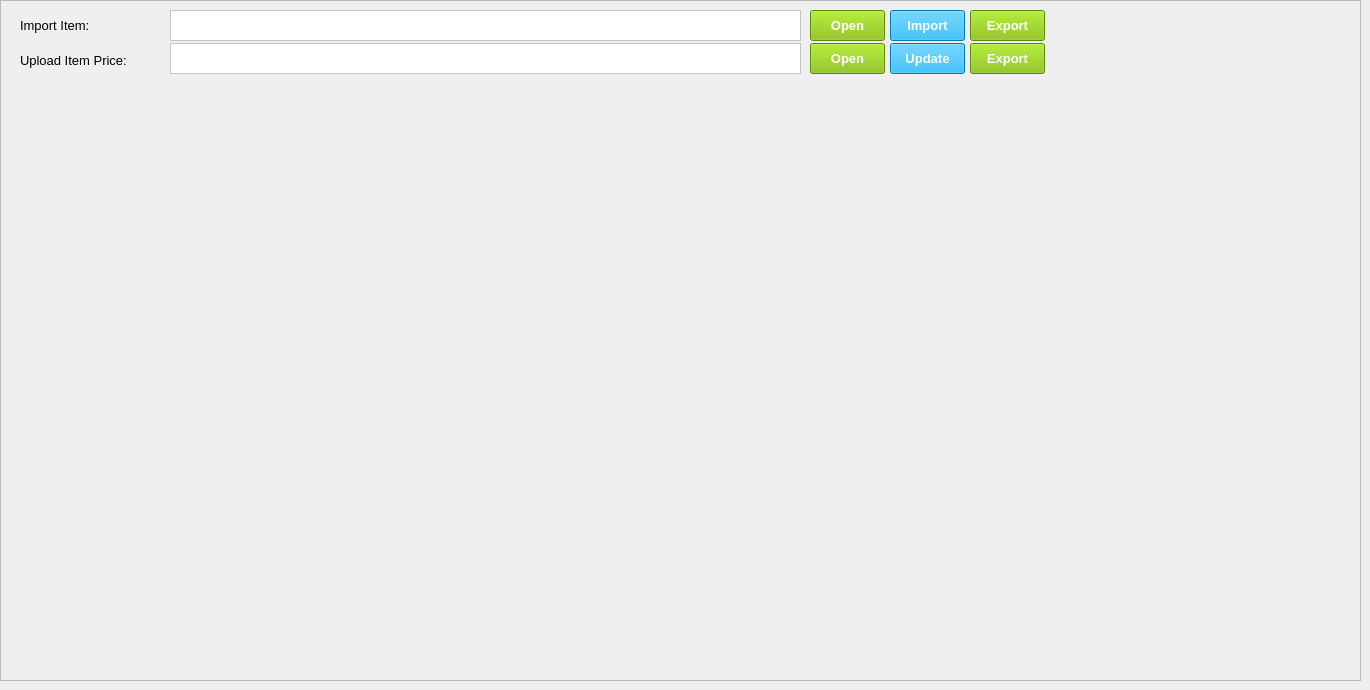
    <widget class="QWidget" name="tabUploadItem">
     <attribute name="title">
      <string>Upload Item</string>
     </attribute>
     <widget class="QFrame" name="frame_7">
      <property name="geometry">
       <rect>
        <x>0</x>
        <y>0</y>
        <width>1361</width>
        <height>681</height>
       </rect>
      </property>
      <property name="frameShape">
       <enum>QFrame::StyledPanel</enum>
      </property>
      <property name="frameShadow">
       <enum>QFrame::Raised</enum>
      </property>
      <widget class="QLabel" name="label_6">
       <property name="geometry">
        <rect>
         <x>20</x>
         <y>15</y>
         <width>81</width>
         <height>21</height>
        </rect>
       </property>
       <property name="font">
        <font>
         <family>Segoe UI</family>
         <pointsize>10</pointsize>
        </font>
       </property>
       <property name="text">
        <string>Import Item:</string>
       </property>
      </widget>
      <widget class="QLabel" name="label_7">
       <property name="geometry">
        <rect>
         <x>20</x>
         <y>50</y>
         <width>121</width>
         <height>21</height>
        </rect>
       </property>
       <property name="font">
        <font>
         <family>Segoe UI</family>
         <pointsize>10</pointsize>
        </font>
       </property>
       <property name="text">
        <string>Upload Item Price:</string>
       </property>
      </widget>
      <widget class="QTextEdit" name="textEditImportItemFilePath">
       <property name="geometry">
        <rect>
         <x>170</x>
         <y>10</y>
         <width>631</width>
         <height>31</height>
        </rect>
       </property>
       <property name="font">
        <font>
         <family>Segoe UI</family>
         <pointsize>10</pointsize>
        </font>
       </property>
       <property name="styleSheet">
        <string notr="true">background-color: rgb(255, 255, 255);
color: rgb(0, 0, 0);</string>
       </property>
       <property name="readOnly">
        <bool>true</bool>
       </property>
      </widget>
      <widget class="QTextEdit" name="textEditUpdatePriceFilePath">
       <property name="geometry">
        <rect>
         <x>170</x>
         <y>43</y>
         <width>631</width>
         <height>31</height>
        </rect>
       </property>
       <property name="font">
        <font>
         <family>Segoe UI</family>
         <pointsize>10</pointsize>
        </font>
       </property>
       <property name="styleSheet">
        <string notr="true">background-color: rgb(255, 255, 255);
color: rgb(0, 0, 0);</string>
       </property>
       <property name="readOnly">
        <bool>true</bool>
       </property>
      </widget>
      <widget class="QPushButton" name="pushButtonOpenImportItem">
       <property name="geometry">
        <rect>
         <x>810</x>
         <y>10</y>
         <width>75</width>
         <height>31</height>
        </rect>
       </property>
       <property name="font">
        <font>
         <family>Segoe UI</family>
         <pointsize>10</pointsize>
         <weight>75</weight>
         <bold>true</bold>
        </font>
       </property>
       <property name="styleSheet">
        <string notr="true">background-color: rgb(127, 188, 0);
color: rgb(255, 255, 255);</string>
       </property>
       <property name="text">
        <string>Open</string>
       </property>
      </widget>
      <widget class="QPushButton" name="pushButtonOpenUpdateItemPrice">
       <property name="geometry">
        <rect>
         <x>810</x>
         <y>43</y>
         <width>75</width>
         <height>31</height>
        </rect>
       </property>
       <property name="font">
        <font>
         <family>Segoe UI</family>
         <pointsize>10</pointsize>
         <weight>75</weight>
         <bold>true</bold>
        </font>
       </property>
       <property name="styleSheet">
        <string notr="true">background-color: rgb(127, 188, 0);
color: rgb(255, 255, 255);</string>
       </property>
       <property name="text">
        <string>Open</string>
       </property>
      </widget>
      <widget class="QPushButton" name="pushButtonImportItem">
       <property name="geometry">
        <rect>
         <x>890</x>
         <y>10</y>
         <width>75</width>
         <height>31</height>
        </rect>
       </property>
       <property name="font">
        <font>
         <family>Segoe UI</family>
         <pointsize>10</pointsize>
         <weight>75</weight>
         <bold>true</bold>
        </font>
       </property>
       <property name="styleSheet">
        <string notr="true">background-color: rgb(1, 166, 240);
color: rgb(255, 255, 255);</string>
       </property>
       <property name="text">
        <string>Import</string>
       </property>
      </widget>
      <widget class="QPushButton" name="pushButtonExportItemFormat">
       <property name="geometry">
        <rect>
         <x>970</x>
         <y>10</y>
         <width>75</width>
         <height>31</height>
        </rect>
       </property>
       <property name="font">
        <font>
         <family>Segoe UI</family>
         <pointsize>10</pointsize>
         <weight>75</weight>
         <bold>true</bold>
        </font>
       </property>
       <property name="styleSheet">
        <string notr="true">background-color: rgb(127, 188, 0);
color: rgb(255, 255, 255);</string>
       </property>
       <property name="text">
        <string>Export</string>
       </property>
      </widget>
      <widget class="QPushButton" name="pushButtonUpdateItemPrice">
       <property name="geometry">
        <rect>
         <x>890</x>
         <y>43</y>
         <width>75</width>
         <height>31</height>
        </rect>
       </property>
       <property name="font">
        <font>
         <family>Segoe UI</family>
         <pointsize>10</pointsize>
         <weight>75</weight>
         <bold>true</bold>
        </font>
       </property>
       <property name="styleSheet">
        <string notr="true">background-color: rgb(1, 166, 240);
color: rgb(255, 255, 255);</string>
       </property>
       <property name="text">
        <string>Update</string>
       </property>
      </widget>
      <widget class="QPushButton" name="pushButtonExportUpdateItemFormat">
       <property name="geometry">
        <rect>
         <x>970</x>
         <y>43</y>
         <width>75</width>
         <height>31</height>
        </rect>
       </property>
       <property name="font">
        <font>
         <family>Segoe UI</family>
         <pointsize>10</pointsize>
         <weight>75</weight>
         <bold>true</bold>
        </font>
       </property>
       <property name="styleSheet">
        <string notr="true">background-color: rgb(127, 188, 0);
color: rgb(255, 255, 255);</string>
       </property>
       <property name="text">
        <string>Export</string>
       </property>
      </widget>
     </widget>
    </widget>
